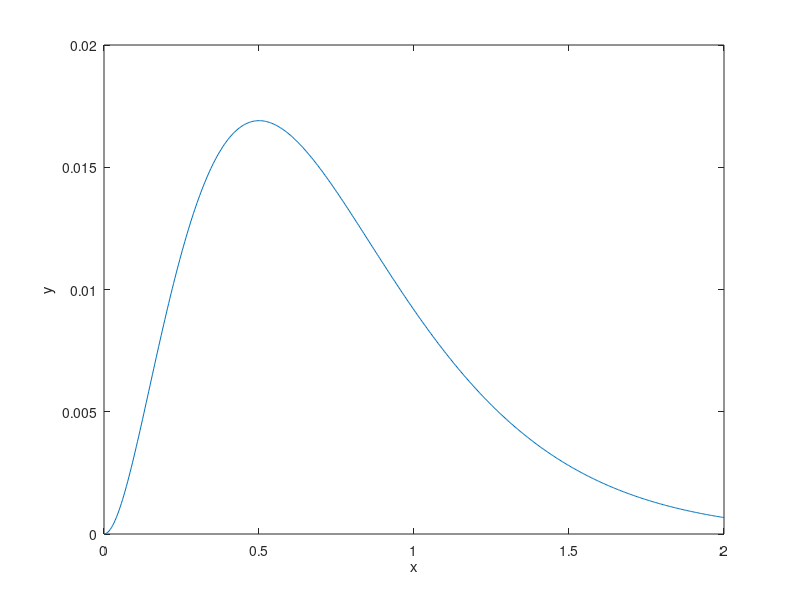

MATLAB code to generate this figure:
clear, clc
format long
f = @(x, y) x*exp(-4*x)-4*y;
g = @(x) x*exp(-4*x);
m = 500;
left = 0;
right = 2;
h = (right-left)/m;
x = linspace(left, right, m);
% 2-order Runge-Kutta
y(1) = 0;
k1 = f(x(1), y(1));
k2 = f(x(1)+h/2, y(1)+h/2*k1);
y(2) = y(1)+h*k2;
% linear multistep
for n = 2:m-1
    y(n+1) = (1/(1+4/3*h))* ...
        (1/3*h*g(x(n+1))+y(n-1) ...
        +4/3*h*f(x(n),y(n))+ ...
        1/3*h*f(x(n-1),y(n-1)));
end
plot(x, y)
xlabel('x')
ylabel('y')